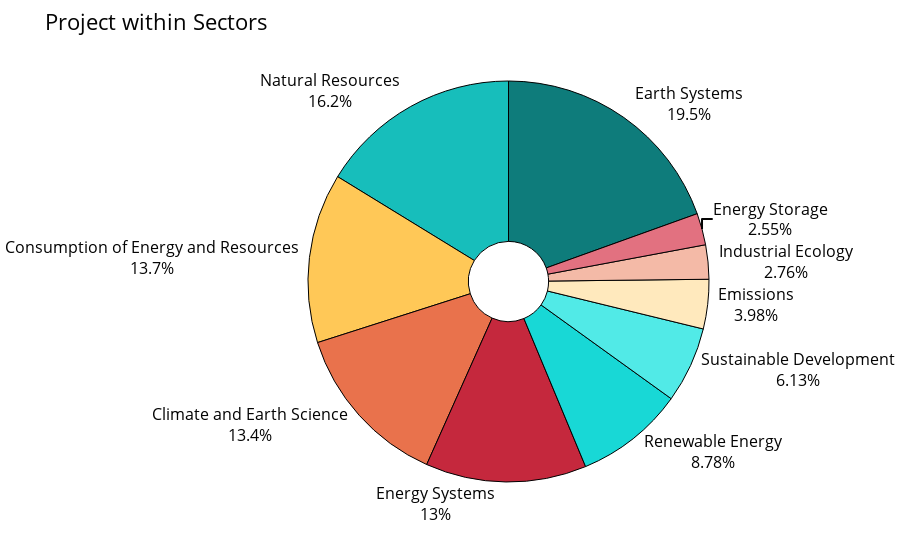

The code cell stored with this chart in its notebook:
### Markdown cell above
**Projects on climate, biosphere, hydrosphere and water supply as well as energy system modelling, mobility & transportation and buildings make up ~45% of all identified projects.** This is likely due to the research maturity of these fields, the multitude of scientific organisations behind them, and the relatively good availability of open data from natural and engineered systems in these categories. Particularly in the field of energy modelling and in renewable energy such as photovoltaics or wind energy, we can see a stronger open source ecosystem. However, despite the central importance of batteries for energy storage, only a small number of OSS projects are under development.

Furthermore, areas where software plays a central role but only a small number of projects can be identified are of particular interest. 

**For example, within [Sustainable Investment](https://opensustain.tech/#sustainable-investment) representing only 1.15 % (a total of 11 projects), open source is still something of a marginal factor.** Despite ongoing discussions about ESG (Environmental, Social and Governance) ratings in terms of their quality and transparency, the field is dominated by proprietary closed-source frameworks and datasets. The lack of open source and open science in sustainable investment reflects the lack of impact measurement and evaluation which are key in financing a sustainable transformation. **Also, the field of energy and resource consumption in industrial production shows a very low level of OSS developments, at only 0.28 %.**

**In Emissions Observation and Modeling, there are only 21 developments, representing 2.1% of all projects.** Despite the significant impact of man-made emissions on the climate, there are not enough open source tools, platforms, and communities that truly reflect the magnitude of the challenge. A significant business opportunity would exist if an open source community brought together various emissions monitoring and modelling datasets from around the world on a single platform. Such a platform would be critical for transparency in pressing issues such as carbon trading, carbon taxes, and company sustainability assessments. Electricity Maps has demonstrated with great success how this approach works for the share of renewables in local energy grids. Hundreds of scientists and developers have joined forces and integrated existing data into one platform. There are new promising developments such as [The Global Registry of Fossil Fuels](https://fossilfuelregistry.org/).

**Topics with low OSS representation also include bioenergy, hydrogen, and carbon capture.** This is likely to be due to the more nascent nature of these areas and the smaller academic communities working in them. These technologies have a higher degree of uncertainty and data are held by for-profit companies within this sector. The small number of open source projects makes it difficult to quantify, transparently and independently, the sustainable developments in this area.

**Lastly, domains like carbon offsets or calculations on climate neutrality could not be investigated due to a general lack of OSS projects.** Despite intensive research, no OSS project or organisation (with the exception of [CarbonPlan](https://carbonplan.org/)) could be found that provides comprehensive and scientifically sound calculations and methodologies of climate neutrality and the carbon offsets of individual companies. All statements about the environmental impact of companies are primarily based on black box algorithms and analyses performed by companies and consultancies, making sustainability statements of Carbon Offsets rather opaque.

### Code cell
sector_his = (
    df_active["sector"]
    .value_counts()
    .to_frame()
    .rename_axis("sector_name")
    .reset_index()
)

fig = px.pie(sector_his, values="sector", names="sector_name", color_discrete_sequence=color_discrete_sequence, hole=0.2)

fig.update_layout(title="Project within Sectors", showlegend=False, font_size=16)
fig.update_traces(textposition='outside', textinfo='percent+label', marker=dict(line=dict(color='#000000', width=1)))

fig.show()

### Figure 1 — Plotly figure (JSON) as saved in the notebook; plotly's stock layout.template omitted (floating-point values rounded to 4 significant figures)
{"data": [{"domain": {"x": [0, 1], "y": [0, 1]}, "hole": 0.2, "hoverlabel": {"namelength": 0}, "hovertemplate": "sector_name=%{label}<br>sector=%{value}", "labels": ["Earth Systems", "Natural Resources", "Consumption of Energy and Resources", "Climate and Earth Science", "Energy Systems", "Renewable Energy", "Sustainable Development", "Emissions", "Industrial Ecology", "Energy Storage"], "legendgroup": "", "marker": {"line": {"color": "#000000", "width": 1}}, "name": "", "showlegend": true, "textinfo": "percent+label", "textposition": "outside", "type": "pie", "values": [191, 159, 134, 131, 127, 86, 60, 39, 27, 25]}], "layout": {"font": {"size": 16}, "legend": {"tracegroupgap": 0}, "margin": {"t": 60}, "piecolorway": ["#0E7C7B", "#17BEBB", "#FFC857", "#E9724C", "#C5283D"], "showlegend": false, "title": {"text": "Project within Sectors"}}}
